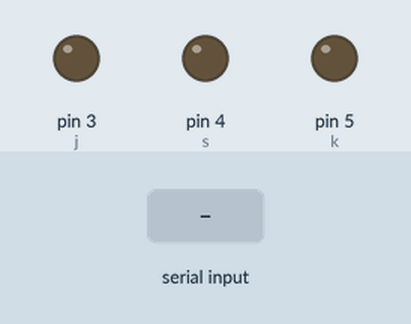
This sketch was run on a simulated Arduino Uno, built with avr-gcc and run on an emulated ATmega328P. Shown: output pins drawn as LEDs (lit = HIGH). The test bench sets the inputs (shaded band).

Above: at 1.2 s.
1.3 s: "1" received over Serial
At 2.5 s:
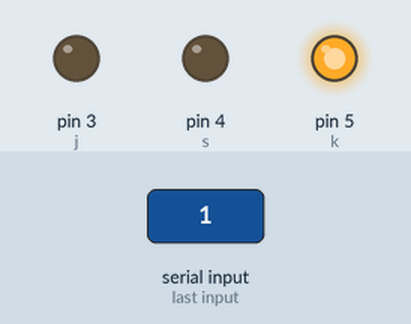
2.8 s: "2" received over Serial
At 3.6 s:
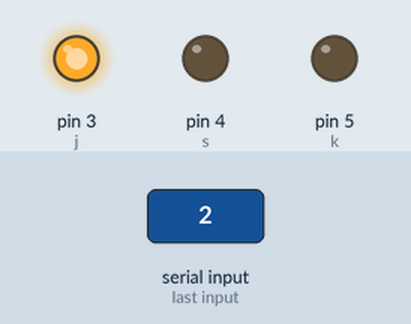
4.3 s: "3" received over Serial
At 4.8 s:
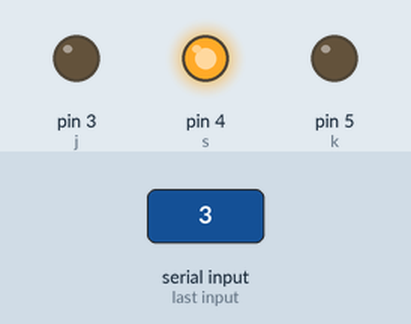
Timing chart, 0 to 7.3 s (numbered marks = the images above; inputs shaded):
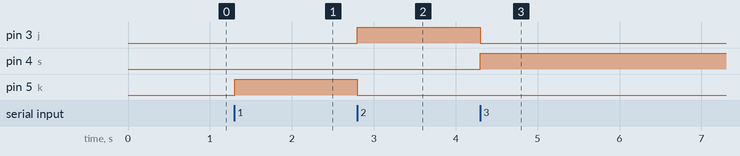

The sketch:

Svetofor.ino
```cpp
const int j=3;
const int k=5;
const int s=4;
char val;


void setup() {
 pinMode(j,OUTPUT);
 pinMode(k,OUTPUT);
 pinMode(s,OUTPUT);
 Serial.begin(9600);

}

void loop() {
  if(Serial.available()>0){
    val=Serial.read();
    if(val=='1'){
      digitalWrite(k,HIGH);
      digitalWrite(j,LOW);
      digitalWrite(s,LOW);
      }
      else if(val=='2'){
      digitalWrite(k,LOW);
      digitalWrite(j,HIGH);
      digitalWrite(s,LOW);
      }
      else if(val=='3'){
      digitalWrite(k,LOW);
      digitalWrite(j,LOW);
      digitalWrite(s,HIGH);
      }
    }

}
```

Measured:
- after the input at 1.3 s, pin 5 (k): LOW → HIGH at once
- after the input at 2.8 s, pin 3 (j): LOW → HIGH at once; pin 5 (k): HIGH → LOW at once
- after the input at 4.3 s, pin 3 (j): HIGH → LOW at once; pin 4 (s): LOW → HIGH at once
